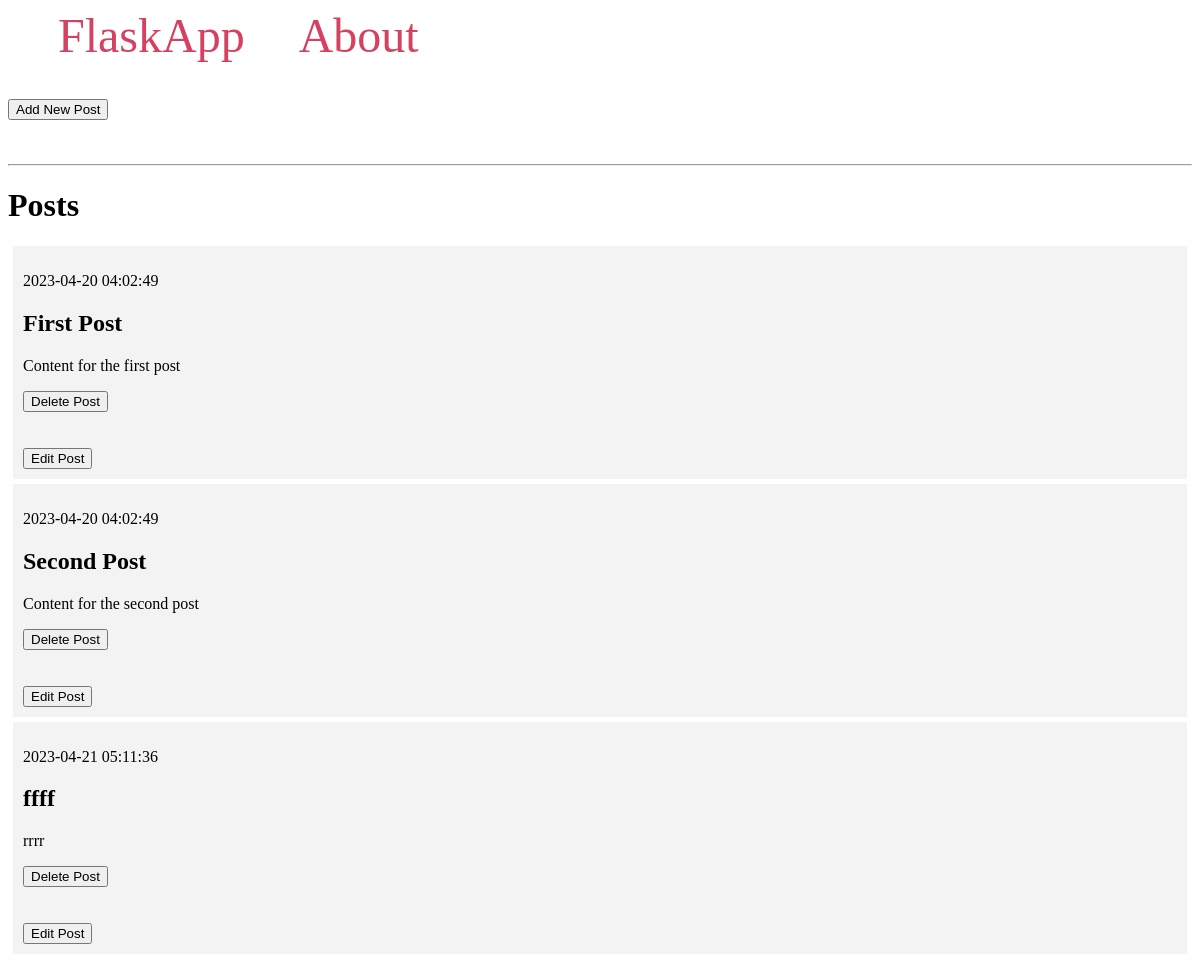
The app's page /, older data.
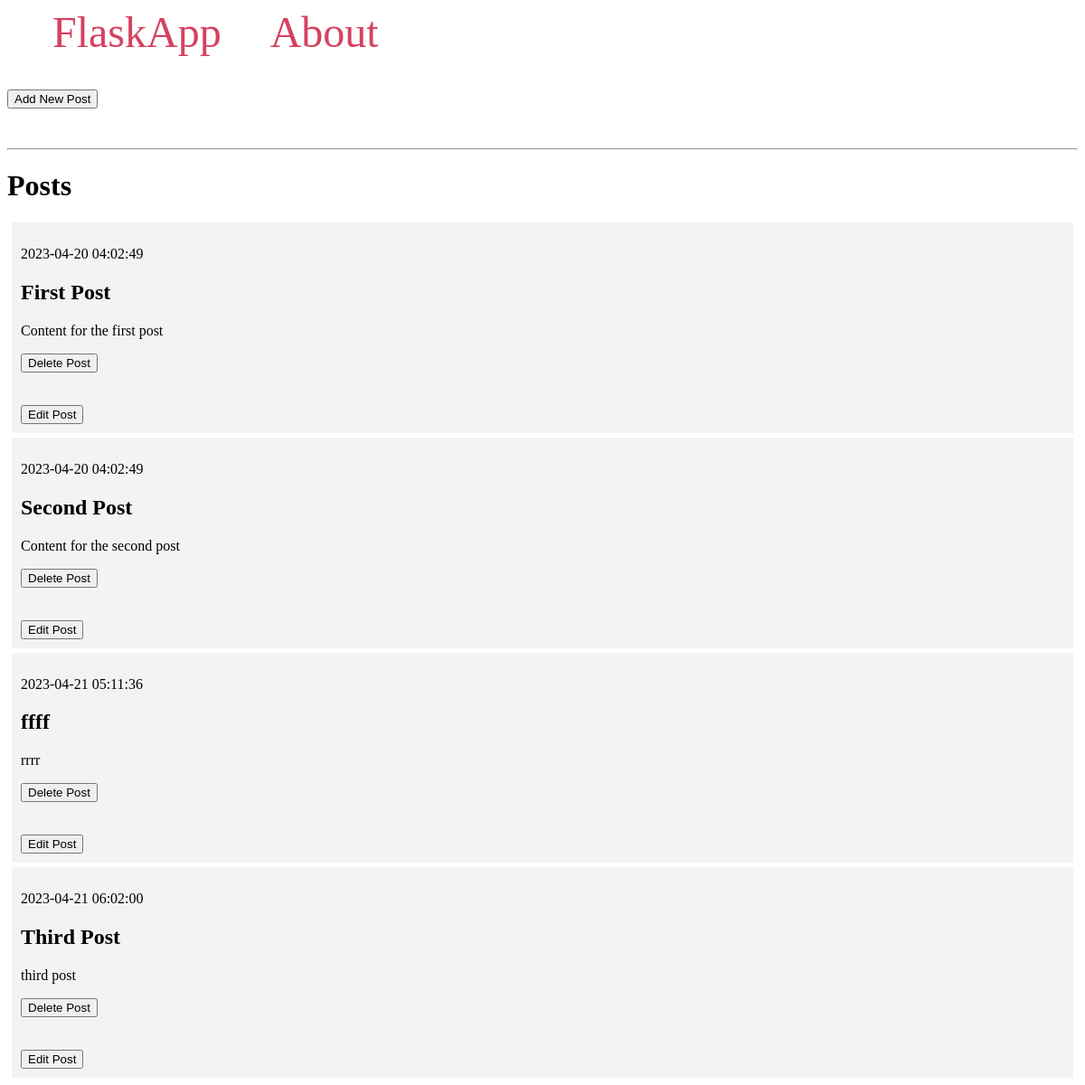
The same page, newer data.
### tables this page shows
CREATE TABLE posts (
    id INTEGER PRIMARY KEY AUTOINCREMENT,
    created TIMESTAMP NOT NULL DEFAULT CURRENT_TIMESTAMP,
    title TEXT NOT NULL,
    content TEXT NOT NULL
);

### app.py (the view)
@app.route('/')
def index():
    conn = get_db_connection()
    posts = conn.execute('SELECT * FROM posts').fetchall()
    conn.close()
    return render_template('index2.html', posts=posts)

### app.py (called while the page is built)
def get_db_connection():
    conn = sqlite3.connect('database.db')
    conn.row_factory = sqlite3.Row
    return conn

### templates/index2.html (shortened to what this page needs)
{% extends 'base2.html' %}
{% block content %}
    <h1>{% block title %} Posts {% endblock %}</h1>
    {% for post in posts %}
        <div class='post'>
            <p>{{ post['created'] }}</p>
            <h2>{{ post['title'] }}</h2>
            <p>{{ post['content'] }}</p>
            <form action="delposts" method="POST">
                <button type="submit" name="btn" value={{post['id']}}> Delete Post </button>
            </form>
            <br>
            <form action="editposts" method="POST">
               <button type="submit" name="editbtn" value={{post['id']}}>Edit Post</button>
            </form>
        </div>
    {% endfor %}
{% endblock %}

Row changes from the older to the newer data that the page shows:
added posts: created "2023-04-21 06:02:00", title "Third Post", content "third post", {{ post['id'] }} 4 (drawn)
